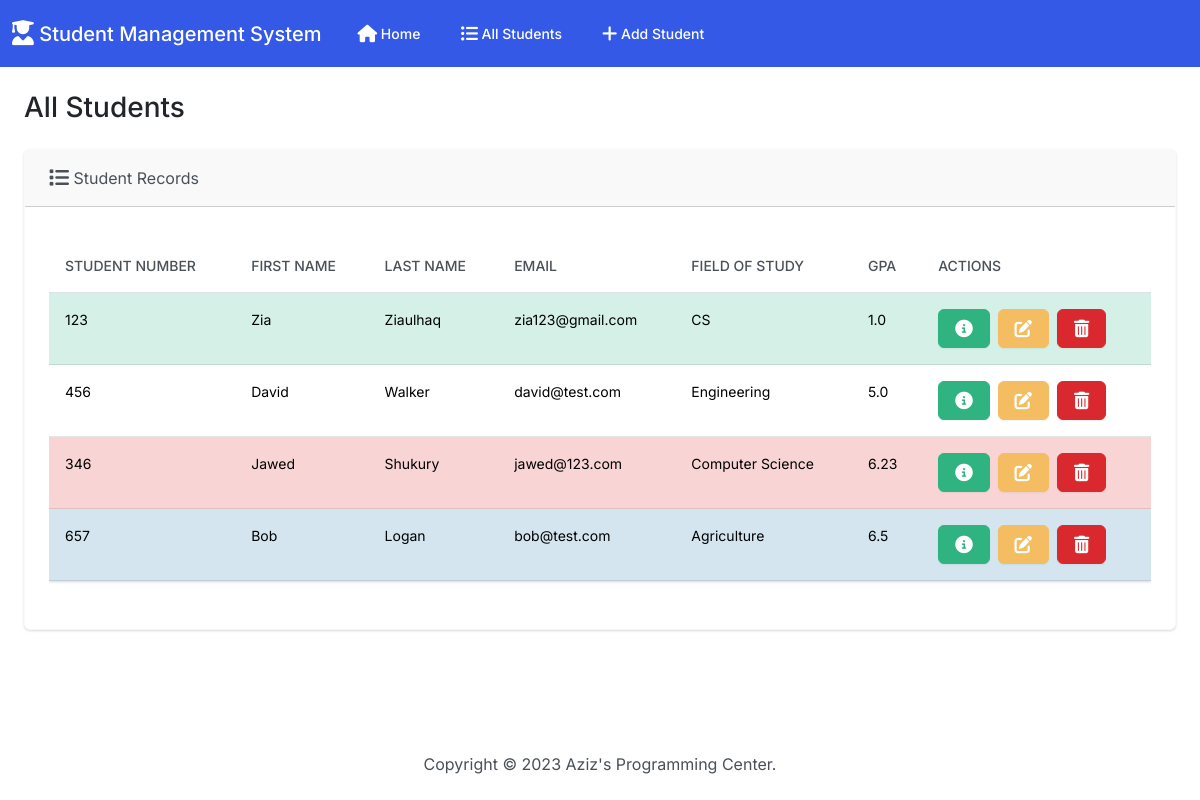
Before: / with the older database file.
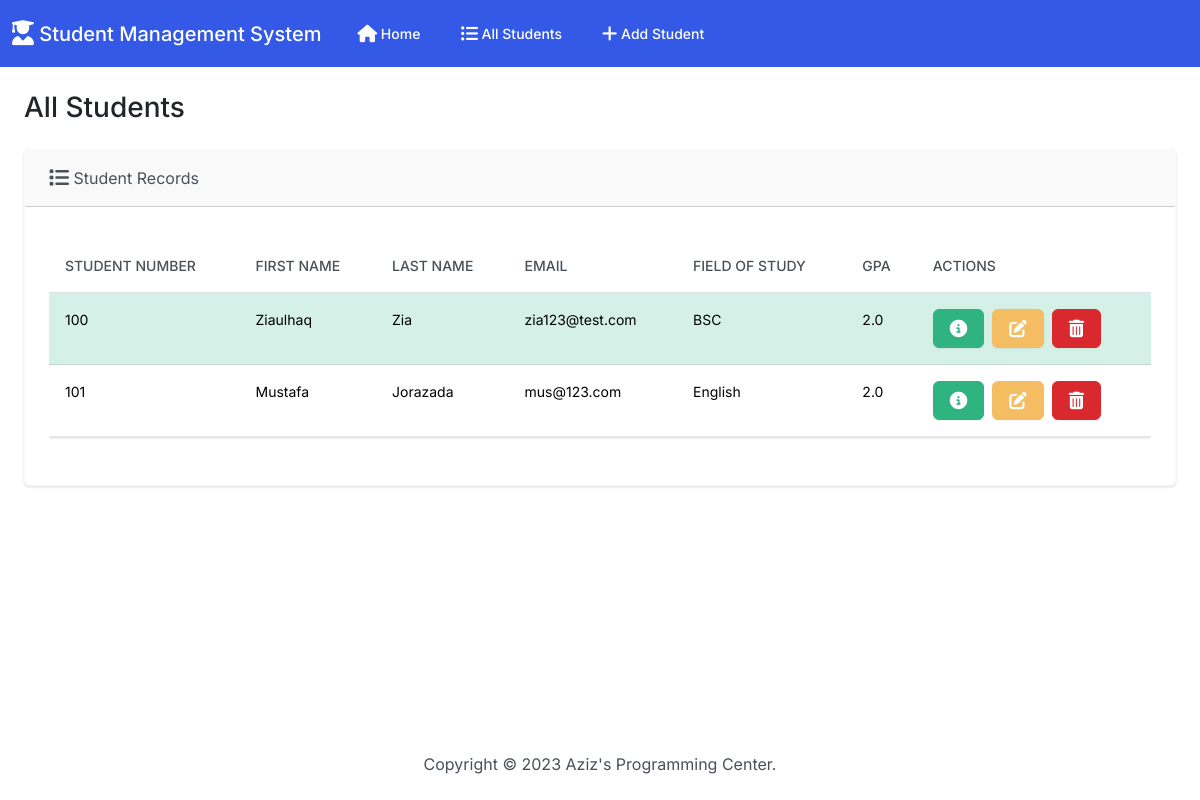
After: the same page with the newer database file.
### student_mgmt_system/models.py (models this page shows, shortened)
class Student(models.Model):
    student_number = models.PositiveIntegerField()
    first_name = models.CharField(max_length=50)
    last_name = models.CharField(max_length=50)
    email = models.EmailField(max_length=100)
    field_of_study = models.CharField(max_length=50)
    gpa = models.FloatField()

### student_mgmt_system/views.py (the view)
# urls.py: path('', views.index, name='index'),
def index(request):
    return render(request, 'student_mgmt_system/index.html', {
        'students': Student.objects.all(),
        'colors': ["table-primary", "table-secondary", "table-success", "table-danger","table-warning", "table-info", "table-light"]
    })

### student_mgmt_system/templates/student_mgmt_system/index.html (shortened to what this page needs)
{% extends 'student_mgmt_system/base.html' %}
{% block body %}
      <h3 class="m-4">All Students</h3>
        <div class="row">
        <div class="col-12">
            {% if students %}
            <div class="card border-light ms-4 me-4 mb-4">
                <div class="card-header">
                    <i class="fa-solid fa-list fa-lg"></i> Student Records
                </div>
                <div class="card-body">
                  <p class="card-text">
                    <div class="table-responsive">
                    <table class="table table-hover">
                        <thead>
                          <tr>
                            <th scope="col">Student Number</th>
                            <th scope="col">First Name</th>
                            <th scope="col">Last Name</th>
                            <th scope="col">Email</th>
                            <th scope="col">Field of Study</th>
                            <th scope="col">GPA</th>
                            <th scope="col">Actions</th>
                          </tr>
                        </thead>
                        <tbody>
                            {% for student in students %}
                          <tr class='{{colors|random}}'>
                            <td>{{student.student_number}}</td>
                            <td>{{student.first_name}}</td>
                            <td>{{student.last_name}}</td>
                            <td>{{student.email}}</td>
                            <td>{{student.field_of_study}}</td>
                            <td>{{student.gpa}}</td>
                            <td>
                              <button type="button" class="btn btn-success me-1" href="{% url 'view_student' student.id %}" data-bs-toggle="modal" data-bs-target="#myModal{{student.id}}">
                              </button>
                                <a class="btn btn-warning me-1" href="{% url 'edit' student.id %}">
                                </a>
                                <button type="button" class="btn btn-danger" data-bs-toggle="modal" data-bs-target="#delete{{student.id}}">
                                </button>
                            </td>
                          </tr>
                            {% endfor %}
                        </tbody>
                      </table>
                    </div>
                  </p>
                </div>
            </div>
            {% else %}
            <h5 class="alert alert-primary ms-4 me-4">No Student Records</h5>
            {% endif %}
        </div>
        </div>
        {% endblock  %}

### student_mgmt_system/templates/student_mgmt_system/base.html (shortened to what this page needs)
{% load static %}
<!DOCTYPE html>
<html lang="en">
<head>
    <link rel="stylesheet" href="https://cdnjs.cloudflare.com/ajax/libs/font-awesome/6.4.0/css/all.min.css">
    <link rel="stylesheet" href="{% static 'css/bootstrap.min.css' %}">
</head>
<body class="d-flex flex-column min-vh-100">
    <nav class="navbar navbar-expand-lg bg-primary" data-bs-theme="dark">
        <div class="container-fluid">
          <a class="navbar-brand" href="{% url 'index' %}">
            <i class="fa-solid fa-user-graduate fa-lg"></i> Student Management System
          </a>
          <div class="collapse navbar-collapse" id="navbarColor01">
            <ul class="navbar-nav me-auto">
              <li class="nav-item">
                <a class="nav-link active" href="{% url 'index' %}">
                     Home
                </a>
              </li>
              <li class="nav-item">
                <a class="nav-link" href="{% url 'index' %}">
                     All Students
                </a>
              </li>
              <li class="nav-item">
                <a class="nav-link" href="{% url 'add' %}">
                     Add Student
                </a>
              </li>
          </div>
        </div>
      </nav>
      {% block body %}
      {% endblock  %}
    <footer class="mt-auto mb-4">
        <div class="text-center">
          <span>
            Copyright &copy; <script>document.write(new Date().getFullYear())</script> Aziz's Programming Center.
          </span>
        </div>
      </footer>
</body>
</html>

Changed rows visible on the page:
removed Student: student_number "123", first_name "Zia", last_name "Ziaulhaq", email "zia123@gmail.com", field_of_study "CS", gpa "1.0"
removed Student: student_number "456", first_name "David", last_name "Walker", email "david@test.com", field_of_study "Engineering", gpa "5.0"
removed Student: student_number "346", first_name "Jawed", last_name "Shukury", email "jawed@123.com", field_of_study "Computer Science", gpa "6.23"
removed Student: student_number "657", first_name "Bob", last_name "Logan", email "bob@test.com", field_of_study "Agriculture", gpa "6.5"
added Student: student_number "100", first_name "Ziaulhaq", last_name "Zia", email "zia123@test.com", field_of_study "BSC", gpa "2.0"
added Student: student_number "101", first_name "Mustafa", last_name "Jorazada", email "mus@123.com", field_of_study "English", gpa "2.0"
